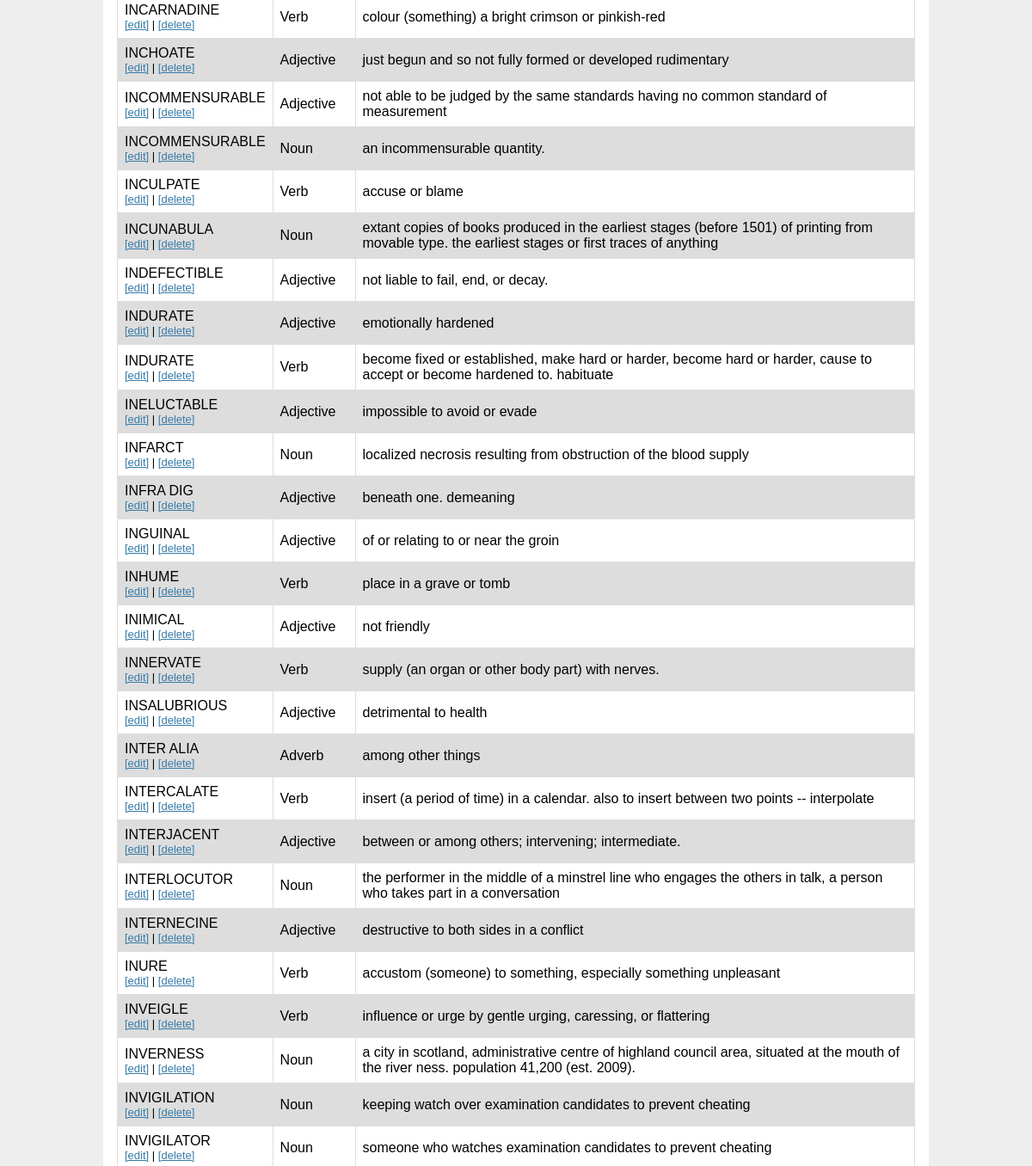
Page /defined/i (middle part) on the earlier database version.
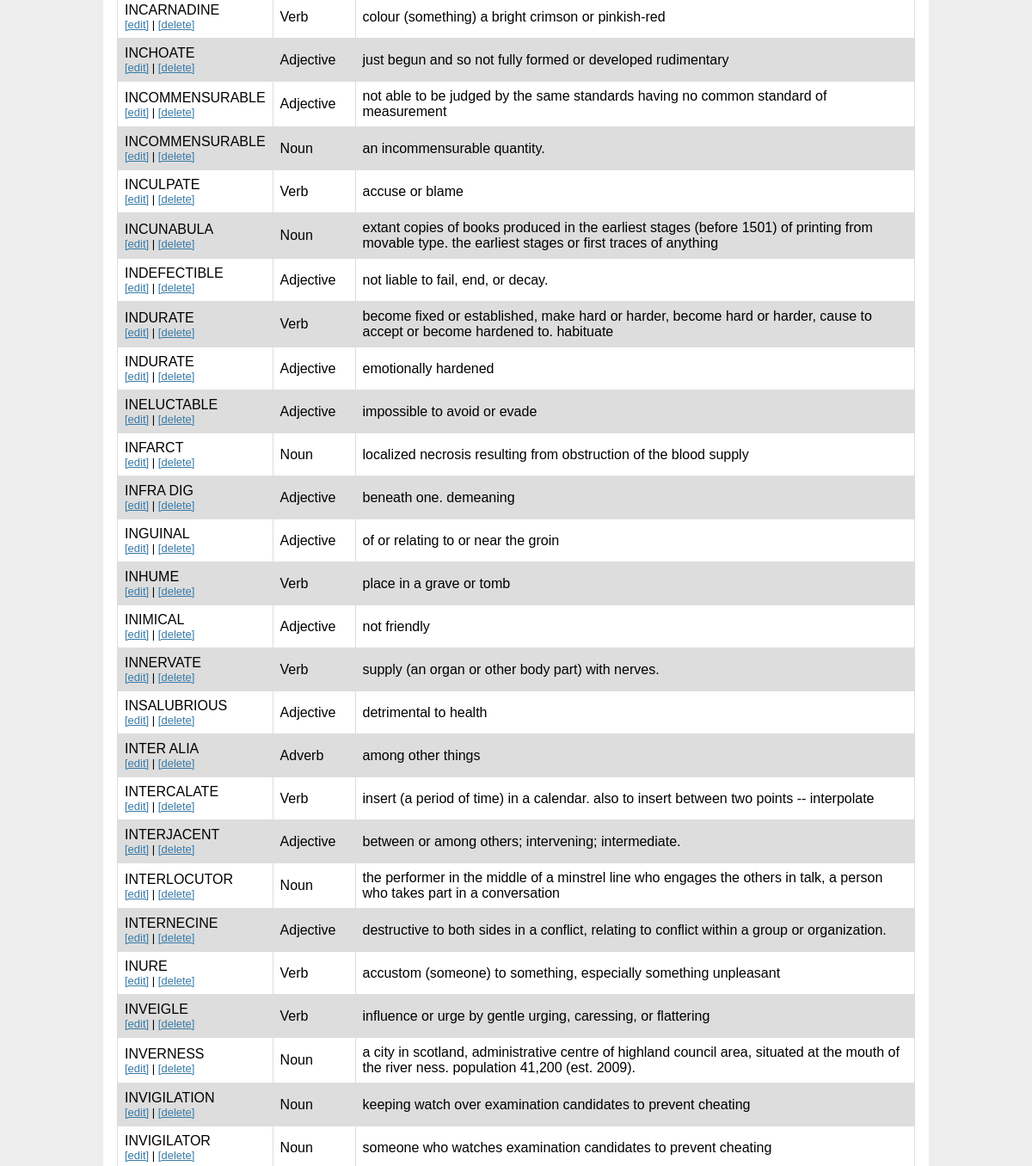
Same page on the later database version.
### tables this page shows
CREATE TABLE "defined" (
	`id`	INTEGER,
	`term`	TEXT,
	`part_of_speech`	TEXT,
	`definition`	TEXT,
	`quizzed`	INTEGER,
	`correct`	INTEGER,
	`date_added`	TEXT,
	PRIMARY KEY(`id`)
);

### flask-sqlite.py (the view)
@app.route('/defined')
@app.route('/defined/<alpha>')
def deflist(alpha=None):
    con = sql.connect("vocab.db")
    con.row_factory = sql.Row
    cur = con.cursor()
    if (alpha is None):
        cur.execute("select * from defined order by term")
    else:
        alpha = alpha + "%"
        qry = "select * from defined where term like('"
        qry = qry + alpha + "%') order by term"
        cur.execute(qry)
    rows = cur.fetchall()
    num_words = len(rows)
    return render_template("list.html", rows=rows, num_words=num_words)

### templates/list.html (shortened to what this page needs)
{% extends 'base.html' %}
{% block content %}
      <table id="basictable">
         {% for row in rows %}
            <tr class="{{ loop.cycle('odd', 'even') }}">
               <td>{{row["term"]}}<br><a href="{{ url_for('edit_term', termid = row["id"]) }}"><div class="sm">[edit]</a>  |  <a href="{{ url_for('delete_term', termid = row["id"]) }}" onclick="return confirm('Are you sure you want to delete this item?');">[delete]</div></a></td>
               <td>{{row["part_of_speech"]}}</td>
               <td> {{ row["definition"]}}</td>
            </tr>
         {% endfor %}
      </table>
{% endblock %}

Differences in the rows shown:
shown differently, row unchanged: defined (number 8 of 27 on the later page): moves up the list
changed defined "INTERNECINE": definition "destructive to both sides in a conflict" → "destructive to both sides in a conflict, relating to conflict within a group or organization."
